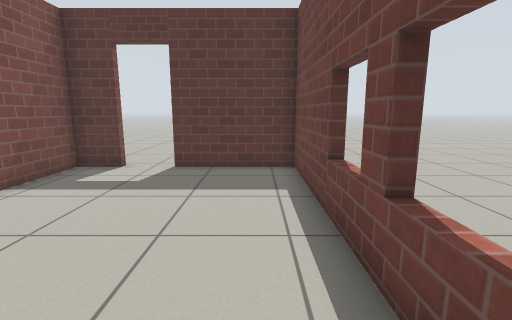
view 1 (above)

16 first-person views from a walk through a robot-simulator world made for Gazebo. The camera is 0.94 m above the floor, tilts 10° down and sees 85° across. The floor is counted in squares, 0.5 m on a side. Each view is taken from the middle of a square. On the plan, view 1 faces up. The plan holds only what a view shows up to about 16 squares ahead; the rest is blank. Gazebo's built-in surfaces are drawn with simple patterns.

view 2
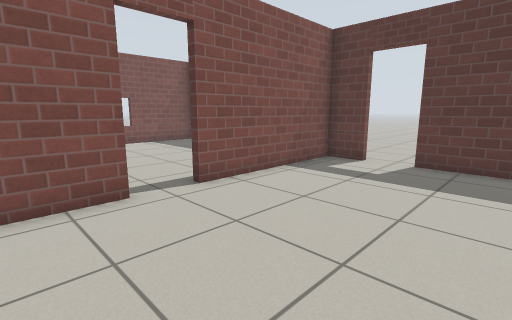

view 3
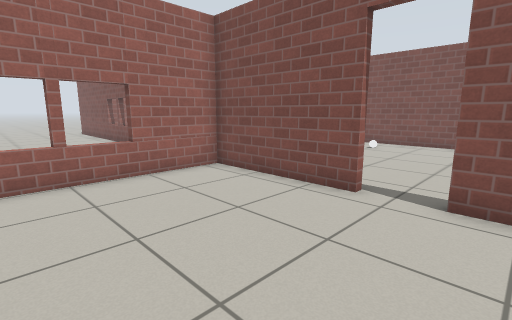

view 4
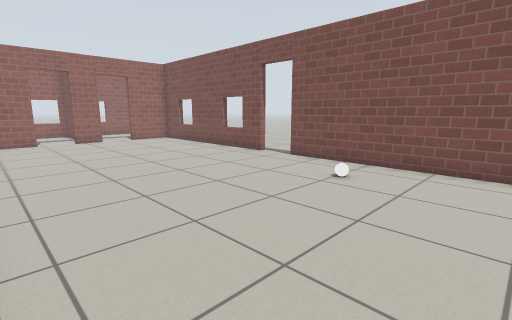

view 5
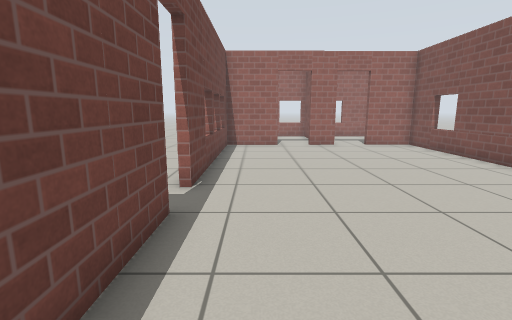

view 6
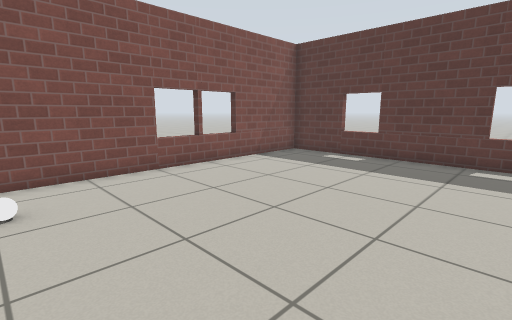

view 7
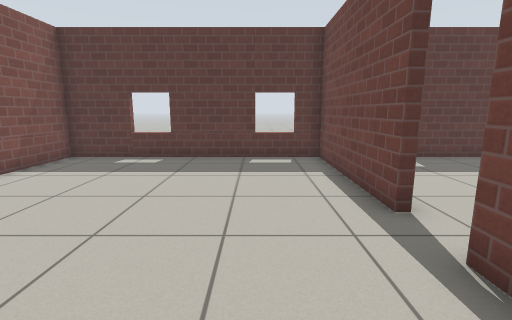

view 8
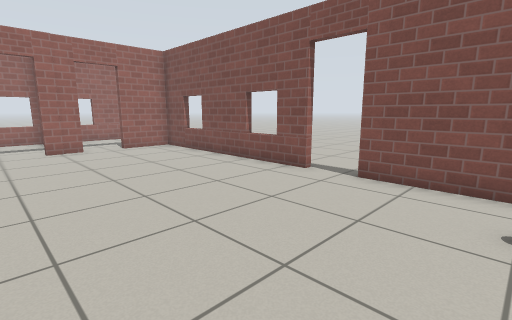

view 9
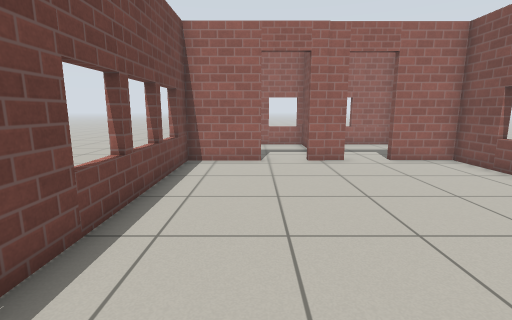

view 10
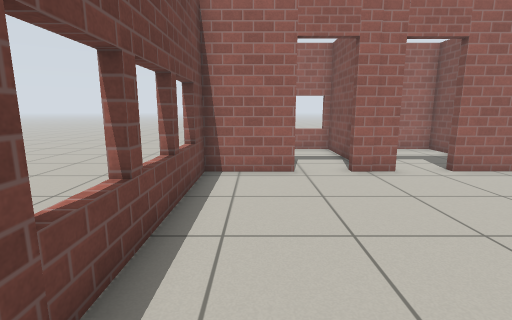

view 11
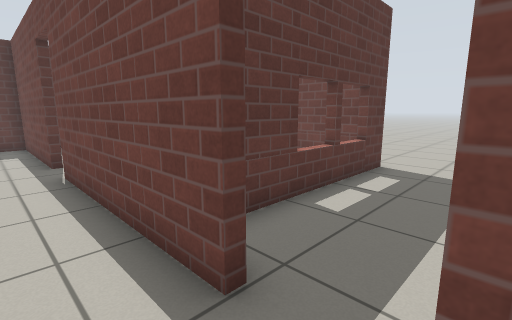

view 12
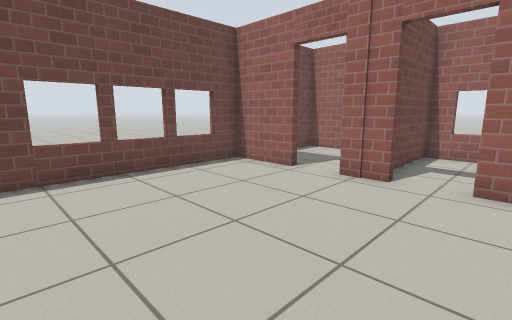

view 13
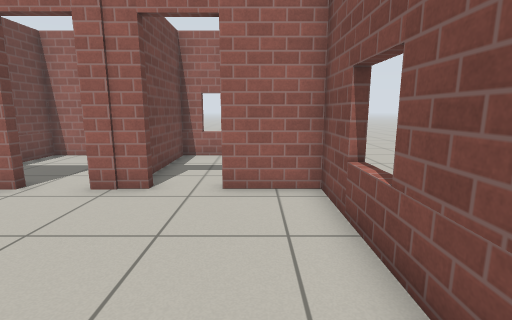

view 14
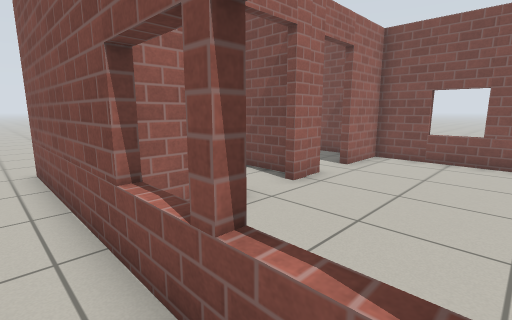

view 15
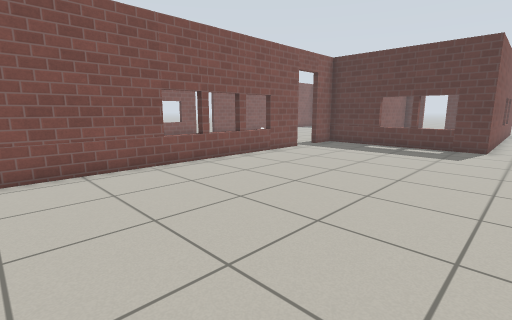

view 16
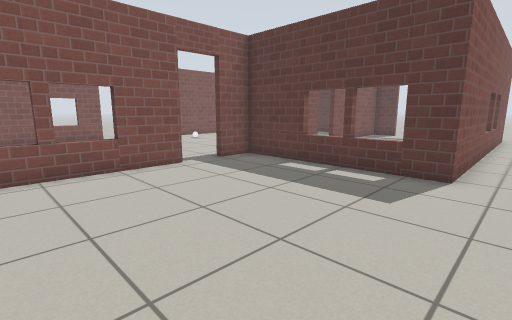

### Floor plan
Ten units are one square. View 1 is at (0, 0); x grows to the right and y downward. Boxes are objects, and circles mark ways between rooms. Rooms are numbered by the first view taken in them; rooms with no view inside come last. Other rooms are left out.
<svg viewBox="-175 -115 196 350">
<path fill="none" stroke="#000" d="M-61 -12 -61 41 -1 41M13 -12 13 -93 -27 -93M-45 -93 -61 -93 -61 -30M13 38 13 10M-166 73 -166 166 -142 166M-64 59 -64 -12M-64 -30 -64 -93 -166 -93 -166 55M-124 166 -109 166M-93 166 -64 166 -64 77M-61 77 -61 221M16 -90 16 44 -61 44 -61 59M-116 172 -116 218 -64 218 -64 201M-166 181 -166 218 -119 218 -119 181"/>
<rect x="-145" y="15" width="10" height="10" fill="#bbb"><title>white ball</title></rect>
<circle cx="-60" cy="-25" r="3" fill="#2a7"/>
<circle cx="-60" cy="65" r="3" fill="#2a7"/>
<circle cx="-105" cy="170" r="3" fill="#2a7"/>
<circle cx="-135" cy="170" r="3" fill="#2a7"/>
<text x="-30" y="-30">1</text>
<text x="-120" y="40">2</text>
<text x="0" y="100">3</text>
<text x="-90" y="190">4</text>
<text x="-150" y="190">5</text>
</svg>
Room 1 opens to room 2. Room 2 opens to room 3. Room 2 opens to room 4. Room 2 opens to room 5.

Where each view was taken, in squares from view 1:
view 1: 0 up, 0 right, facing up
view 2: 1 down, 0 right, facing up-left
view 3: 4 up, 0 right, facing down-left
view 4: 2 up, 7 left, facing down-left
view 5: 1 down, 8 left, facing down
view 6: 2 down, 8 left, facing up-left
view 7: 2 down, 9 left, facing up
view 8: 2 down, 9 left, facing down-left
view 9: 6 down, 9 left, facing down
view 10: 8 down, 8 left, facing down
view 11: 8 down, 8 left, facing up-right
view 12: 9 down, 15 left, facing down-right
view 13: 10 down, 15 left, facing down
view 14: 12 down, 5 left, facing down-left
view 15: 20 down, 3 right, facing up-left
view 16: 13 down, 3 right, facing up-left
